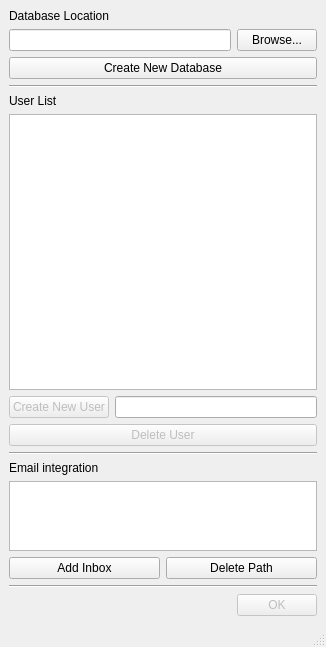
<?xml version="1.0" encoding="UTF-8"?>
<ui version="4.0">
 <class>SettingsWindow</class>
 <widget class="QMainWindow" name="SettingsWindow">
  <property name="geometry">
   <rect>
    <x>0</x>
    <y>0</y>
    <width>326</width>
    <height>647</height>
   </rect>
  </property>
  <property name="windowTitle">
   <string>Settings</string>
  </property>
  <property name="windowIcon">
   <iconset>
    <normaloff>proMan.ico</normaloff>proMan.ico</iconset>
  </property>
  <widget class="QWidget" name="centralwidget">
   <layout class="QVBoxLayout" name="verticalLayout">
    <item>
     <widget class="QLabel" name="label">
      <property name="text">
       <string>Database Location</string>
      </property>
     </widget>
    </item>
    <item>
     <layout class="QHBoxLayout" name="horizontalLayout">
      <item>
       <widget class="QLineEdit" name="lin_dbLocation">
        <property name="text">
         <string/>
        </property>
        <property name="readOnly">
         <bool>true</bool>
        </property>
       </widget>
      </item>
      <item>
       <widget class="QPushButton" name="but_Browse">
        <property name="text">
         <string>Browse...</string>
        </property>
       </widget>
      </item>
     </layout>
    </item>
    <item>
     <widget class="QPushButton" name="but_newDB">
      <property name="enabled">
       <bool>true</bool>
      </property>
      <property name="text">
       <string>Create New Database</string>
      </property>
     </widget>
    </item>
    <item>
     <widget class="Line" name="line">
      <property name="orientation">
       <enum>Qt::Horizontal</enum>
      </property>
     </widget>
    </item>
    <item>
     <widget class="QLabel" name="label_2">
      <property name="text">
       <string>User List</string>
      </property>
     </widget>
    </item>
    <item>
     <widget class="QTableView" name="tbl_Users">
      <property name="showGrid">
       <bool>false</bool>
      </property>
      <attribute name="horizontalHeaderVisible">
       <bool>false</bool>
      </attribute>
      <attribute name="horizontalHeaderDefaultSectionSize">
       <number>75</number>
      </attribute>
      <attribute name="horizontalHeaderMinimumSectionSize">
       <number>40</number>
      </attribute>
      <attribute name="verticalHeaderVisible">
       <bool>false</bool>
      </attribute>
      <attribute name="verticalHeaderDefaultSectionSize">
       <number>15</number>
      </attribute>
      <attribute name="verticalHeaderMinimumSectionSize">
       <number>15</number>
      </attribute>
     </widget>
    </item>
    <item>
     <layout class="QHBoxLayout" name="horizontalLayout_2">
      <item>
       <widget class="QPushButton" name="but_createUser">
        <property name="enabled">
         <bool>false</bool>
        </property>
        <property name="text">
         <string>Create New User</string>
        </property>
       </widget>
      </item>
      <item>
       <widget class="QLineEdit" name="lin_newUser"/>
      </item>
     </layout>
    </item>
    <item>
     <widget class="QPushButton" name="but_deleteUser">
      <property name="enabled">
       <bool>false</bool>
      </property>
      <property name="text">
       <string>Delete User</string>
      </property>
     </widget>
    </item>
    <item>
     <widget class="Line" name="line_2">
      <property name="orientation">
       <enum>Qt::Horizontal</enum>
      </property>
     </widget>
    </item>
    <item>
     <widget class="QLabel" name="label_3">
      <property name="text">
       <string>Email integration</string>
      </property>
     </widget>
    </item>
    <item>
     <widget class="QListWidget" name="lst_Mail">
      <property name="maximumSize">
       <size>
        <width>16777215</width>
        <height>70</height>
       </size>
      </property>
      <property name="isWrapping" stdset="0">
       <bool>false</bool>
      </property>
      <property name="uniformItemSizes">
       <bool>false</bool>
      </property>
      <property name="wordWrap">
       <bool>false</bool>
      </property>
     </widget>
    </item>
    <item>
     <layout class="QHBoxLayout" name="horizontalLayout_4">
      <item>
       <widget class="QPushButton" name="but_addPath">
        <property name="text">
         <string>Add Inbox</string>
        </property>
       </widget>
      </item>
      <item>
       <widget class="QPushButton" name="but_deletePath">
        <property name="enabled">
         <bool>true</bool>
        </property>
        <property name="text">
         <string>Delete Path</string>
        </property>
       </widget>
      </item>
     </layout>
    </item>
    <item>
     <widget class="Line" name="line_3">
      <property name="orientation">
       <enum>Qt::Horizontal</enum>
      </property>
     </widget>
    </item>
    <item>
     <layout class="QHBoxLayout" name="horizontalLayout_3">
      <item>
       <spacer name="horizontalSpacer">
        <property name="orientation">
         <enum>Qt::Horizontal</enum>
        </property>
        <property name="sizeHint" stdset="0">
         <size>
          <width>40</width>
          <height>20</height>
         </size>
        </property>
       </spacer>
      </item>
      <item>
       <widget class="QPushButton" name="but_OK">
        <property name="enabled">
         <bool>false</bool>
        </property>
        <property name="text">
         <string>OK</string>
        </property>
       </widget>
      </item>
     </layout>
    </item>
   </layout>
  </widget>
  <widget class="QMenuBar" name="menubar">
   <property name="geometry">
    <rect>
     <x>0</x>
     <y>0</y>
     <width>326</width>
     <height>21</height>
    </rect>
   </property>
  </widget>
  <widget class="QStatusBar" name="statusbar"/>
 </widget>
 <resources/>
 <connections/>
</ui>
